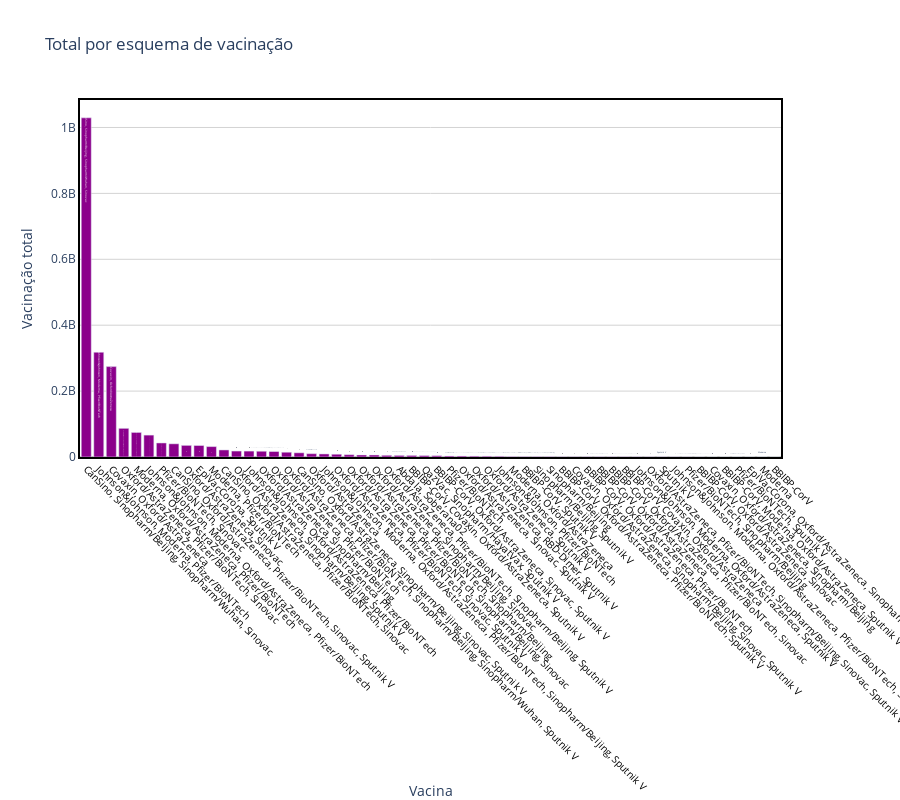

The code cell stored with this chart in its notebook:
### Code cell
draw_trace_bar_vaccine(vaccine, 'Total vaccinations', 'Total por esquema de vacinação', 'Vacina', 'Vacinação total', "darkmagenta" )

### Figure 1 — Plotly figure (JSON) as saved in the notebook; plotly's stock layout.template omitted (floating-point values rounded to 4 significant figures)
{"data": [{"marker": {"color": "darkmagenta"}, "text": ["CanSino, Sinopharm/Beijing, Sinopharm/Wuhan, Sinovac", "Johnson&Johnson, Moderna, Pfizer/BioNTech", "Covaxin, Oxford/AstraZeneca", "Oxford/AstraZeneca, Pfizer/BioNTech, Sinovac", "Moderna, Oxford/AstraZeneca, Pfizer/BioNTech", "Johnson&Johnson, Moderna, Oxford/AstraZeneca, Pfizer/BioNTech", "Pfizer/BioNTech, Sinovac", "CanSino, Oxford/AstraZeneca, Pfizer/BioNTech, Sinovac, Sputnik V", "Oxford/AstraZeneca, Sinovac", "EpiVacCorona, Sputnik V", "Moderna, Pfizer/BioNTech", "CanSino, Oxford/AstraZeneca, Pfizer/BioNTech, Sinovac", "Oxford/AstraZeneca, Sinopharm/Beijing, Sputnik V", "Johnson&Johnson, Oxford/AstraZeneca, Pfizer/BioNTech", "Oxford/AstraZeneca, Sinopharm/Beijing", "Oxford/AstraZeneca, Pfizer/BioNTech", "Oxford/AstraZeneca, Pfizer/BioNTech, Sinopharm/Beijing, Sinopharm/Wuhan, Sputnik V", "CanSino, Oxford/AstraZeneca, Sinopharm/Beijing, Sinovac, Sputnik V", "Oxford/AstraZeneca", "Johnson&Johnson, Moderna, Oxford/AstraZeneca, Pfizer/BioNTech, Sinopharm/Beijing, Sputnik V", "Oxford/AstraZeneca, Pfizer/BioNTech, Sinovac, Sputnik V", "Oxford/AstraZeneca, Pfizer/BioNTech, Sinopharm/Beijing, Sinovac", "Oxford/AstraZeneca, Pfizer/BioNTech, Sinopharm/Beijing", "Oxford/AstraZeneca, Sinopharm/Beijing, Sinovac", "Oxford/AstraZeneca, Pfizer/BioNTech, Sinopharm/Beijing, Sputnik V", "Abdala, Soberana02", "BBIBP-CorV, Covaxin, Oxford/AstraZeneca, Sputnik V", "QazVac, Sinopharm/HayatVax, Sputnik V", "BBIBP-CorV, Oxford/AstraZeneca, Sinovac, Sputnik V", "Pfizer/BioNTech", "Oxford/AstraZeneca, Sinovac, Sputnik V", "Oxford/AstraZeneca, RBD-Dimer, Sputnik V", "Oxford/AstraZeneca, Sputnik V", "Johnson&Johnson, Pfizer/BioNTech", "Moderna, Oxford/AstraZeneca", "BBIBP-CorV, Sputnik V", "Sinopharm/Beijing, Sputnik V", "Sinopharm/Beijing", "BBIBP-CorV, Oxford/AstraZeneca, Pfizer/BioNTech, Sputnik V", "Covaxin, Oxford/AstraZeneca, Sinopharm/Beijing, Sinovac, Sputnik V", "BBIBP-CorV, Oxford/AstraZeneca, Pfizer/BioNTech", "BBIBP-CorV, Oxford/AstraZeneca", "BBIBP-CorV, Oxford/AstraZeneca, Pfizer/BioNTech, Sinovac", "BBIBP-CorV, Covaxin, Oxford/AstraZeneca", "Johnson&Johnson, Moderna, Oxford/AstraZeneca, Sputnik V", "Oxford/AstraZeneca, Pfizer/BioNTech, Sinopharm/Beijing, Sinovac, Sputnik V", "Sputnik V", "Johnson&Johnson, Moderna, Oxford/AstraZeneca, Pfizer/BioNTech, Sinovac, Sputnik V", "Pfizer/BioNTech, Sinopharm/Beijing", "BBIBP-CorV, Oxford/AstraZeneca, Sinovac", "Covaxin, Oxford/AstraZeneca, Sinopharm/Beijing", "BBIBP-CorV, Moderna, Oxford/AstraZeneca, Sputnik V", "Pfizer/BioNTech, Sputnik V", "EpiVacCorona, Oxford/AstraZeneca, Sinopharm/Beijing, Sputnik V", "Moderna", "BBIBP-CorV"], "type": "bar", "x": ["CanSino, Sinopharm/Beijing, Sinopharm/Wuhan, Sinovac", "Johnson&Johnson, Moderna, Pfizer/BioNTech", "Covaxin, Oxford/AstraZeneca", "Oxford/AstraZeneca, Pfizer/BioNTech, Sinovac", "Moderna, Oxford/AstraZeneca, Pfizer/BioNTech", "Johnson&Johnson, Moderna, Oxford/AstraZeneca, Pfizer/BioNTech", "Pfizer/BioNTech, Sinovac", "CanSino, Oxford/AstraZeneca, Pfizer/BioNTech, Sinovac, Sputnik V", "Oxford/AstraZeneca, Sinovac", "EpiVacCorona, Sputnik V", "Moderna, Pfizer/BioNTech", "CanSino, Oxford/AstraZeneca, Pfizer/BioNTech, Sinovac", "Oxford/AstraZeneca, Sinopharm/Beijing, Sputnik V", "Johnson&Johnson, Oxford/AstraZeneca, Pfizer/BioNTech", "Oxford/AstraZeneca, Sinopharm/Beijing", "Oxford/AstraZeneca, Pfizer/BioNTech", "Oxford/AstraZeneca, Pfizer/BioNTech, Sinopharm/Beijing, Sinopharm/Wuhan, Sputnik V", "CanSino, Oxford/AstraZeneca, Sinopharm/Beijing, Sinovac, Sputnik V", "Oxford/AstraZeneca", "Johnson&Johnson, Moderna, Oxford/AstraZeneca, Pfizer/BioNTech, Sinopharm/Beijing, Sputnik V", "Oxford/AstraZeneca, Pfizer/BioNTech, Sinovac, Sputnik V", "Oxford/AstraZeneca, Pfizer/BioNTech, Sinopharm/Beijing, Sinovac", "Oxford/AstraZeneca, Pfizer/BioNTech, Sinopharm/Beijing", "Oxford/AstraZeneca, Sinopharm/Beijing, Sinovac", "Oxford/AstraZeneca, Pfizer/BioNTech, Sinopharm/Beijing, Sputnik V", "Abdala, Soberana02", "BBIBP-CorV, Covaxin, Oxford/AstraZeneca, Sputnik V", "QazVac, Sinopharm/HayatVax, Sputnik V", "BBIBP-CorV, Oxford/AstraZeneca, Sinovac, Sputnik V", "Pfizer/BioNTech", "Oxford/AstraZeneca, Sinovac, Sputnik V", "Oxford/AstraZeneca, RBD-Dimer, Sputnik V", "Oxford/AstraZeneca, Sputnik V", "Johnson&Johnson, Pfizer/BioNTech", "Moderna, Oxford/AstraZeneca", "BBIBP-CorV, Sputnik V", "Sinopharm/Beijing, Sputnik V", "Sinopharm/Beijing", "BBIBP-CorV, Oxford/AstraZeneca, Pfizer/BioNTech, Sputnik V", "Covaxin, Oxford/AstraZeneca, Sinopharm/Beijing, Sinovac, Sputnik V", "BBIBP-CorV, Oxford/AstraZeneca, Pfizer/BioNTech", "BBIBP-CorV, Oxford/AstraZeneca", "BBIBP-CorV, Oxford/AstraZeneca, Pfizer/BioNTech, Sinovac", "BBIBP-CorV, Covaxin, Oxford/AstraZeneca", "Johnson&Johnson, Moderna, Oxford/AstraZeneca, Sputnik V", "Oxford/AstraZeneca, Pfizer/BioNTech, Sinopharm/Beijing, Sinovac, Sputnik V", "Sputnik V", "Johnson&Johnson, Moderna, Oxford/AstraZeneca, Pfizer/BioNTech, Sinovac, Sputnik V", "Pfizer/BioNTech, Sinopharm/Beijing", "BBIBP-CorV, Oxford/AstraZeneca, Sinovac", "Covaxin, Oxford/AstraZeneca, Sinopharm/Beijing", "BBIBP-CorV, Moderna, Oxford/AstraZeneca, Sputnik V", "Pfizer/BioNTech, Sputnik V", "EpiVacCorona, Oxford/AstraZeneca, Sinopharm/Beijing, Sputnik V", "Moderna", "BBIBP-CorV"], "y": [1029223000, 317966408, 274286599, 86960570, 74577678, 66454623, 42613378, 40031327, 35283078, 34901304, 31592030, 21385816, 18085389, 17946801, 17494081, 16649095, 14512626, 12750760, 10083608, 9249943, 8407342, 7012445, 6137047, 6098584, 5146241, 4855270, 4792881, 4397655, 4010467, 3100000, 2989458, 2695058, 2500000, 2141624, 1541732, 1302992, 1208878, 1138733, 703820, 662804, 662003, 632648, 610924, 598863, 541792, 473853, 452651, 351408, 291995, 159923, 84360, 67511, 44064, 41993, 32175, 5324]}], "layout": {"height": 800, "hovermode": "closest", "paper_bgcolor": "rgba(0, 0, 0, 0)", "plot_bgcolor": "rgba(0, 0, 0, 0)", "title": {"text": "Total por esquema de vacinação"}, "xaxis": {"linecolor": "black", "linewidth": 2, "mirror": true, "showline": true, "showticklabels": true, "tickangle": 45, "tickfont": {"color": "black", "size": 10}, "title": {"text": "Vacina"}, "zeroline": true, "zerolinecolor": "grey", "zerolinewidth": 1}, "yaxis": {"gridcolor": "lightgrey", "linecolor": "black", "linewidth": 2, "mirror": true, "showline": true, "title": {"text": "Vacinação total"}, "zeroline": true, "zerolinecolor": "grey", "zerolinewidth": 1}}}
